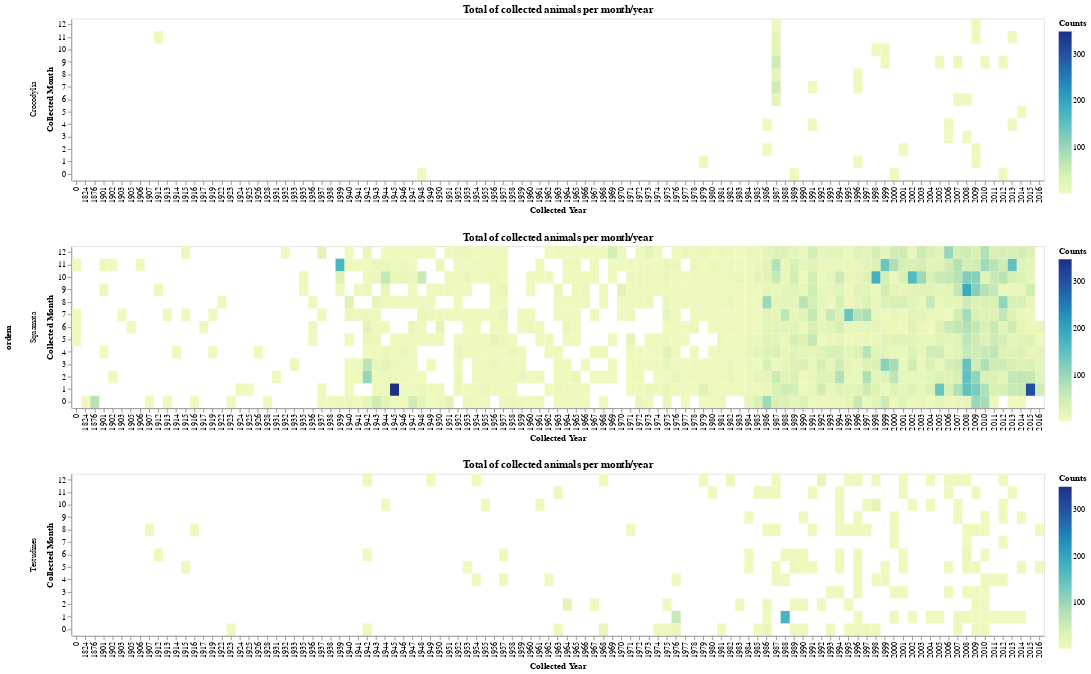

Notebook code for this chart:
### Code cell
temp = alt.Chart(counts[(~counts['ordem'].isna()) & (counts['ordem'] != 'Caudata')], title=f'Total of collected animals per month/year',
             width=1200, height=200).mark_rect().encode(
        y = alt.Y('mes_coleta', type='ordinal', title='Collected Month',
                  sort= alt.EncodingSortField('mes_coleta', order='descending')),
        x = alt.X('ano_coleta', type='ordinal', title='Collected Year',
                 scale= alt.Scale(domain=anos)),
        color= alt.Color('counts', title='Counts'),
        tooltip = alt.Tooltip(['counts', 'ano_coleta', 'mes_coleta'])
)

temp.facet(row='ordem').resolve_scale(x='independent').resolve_legend('independent').save('./graphs/seasonality/order/season-facetado.html')

temp.facet(row='ordem').resolve_scale(x='independent').resolve_legend('independent')

### Figure 1 — Vega-Lite specification as saved in the notebook (floating-point values rounded to 4 significant figures; data arrays with more than 128 entries replaced by an {"elided": "..."} marker saying what was removed)
{"config": {"view": {"continuousWidth": 400, "continuousHeight": 300}}, "data": {"name": "data-035005317cf2aa8057ea22565b136808"}, "facet": {"row": {"type": "nominal", "field": "ordem"}}, "spec": {"mark": "rect", "encoding": {"color": {"type": "quantitative", "field": "counts", "title": "Counts"}, "tooltip": [{"type": "quantitative", "field": "counts"}, {"type": "quantitative", "field": "ano_coleta"}, {"type": "quantitative", "field": "mes_coleta"}], "x": {"type": "ordinal", "field": "ano_coleta", "scale": {"domain": [0.0, 1824.0, 1876.0, 1901.0, 1902.0, 1903.0, 1905.0, 1906.0, 1907.0, 1912.0, 1913.0, 1914.0, 1915.0, 1916.0, 1917.0, 1919.0, 1922.0, 1923.0, 1924.0, 1925.0, 1926.0, 1928.0, 1931.0, 1932.0, 1933.0, 1935.0, 1936.0, 1937.0, 1938.0, 1939.0, 1940.0, 1941.0, 1942.0, 1943.0, 1944.0, 1945.0, 1946.0, 1947.0, 1948.0, 1949.0, 1950.0, 1951.0, 1952.0, 1953.0, 1954.0, 1955.0, 1956.0, 1957.0, 1958.0, 1959.0, 1960.0, 1961.0, 1962.0, 1963.0, 1964.0, 1965.0, 1966.0, 1967.0, 1968.0, 1969.0, 1970.0, 1971.0, 1972.0, 1973.0, 1974.0, 1975.0, 1976.0, 1977.0, 1978.0, 1979.0, 1980.0, 1981.0, 1982.0, 1983.0, 1984.0, 1985.0, 1986.0, 1987.0, 1988.0, 1989.0, 1990.0, 1991.0, 1992.0, 1993.0, 1994.0, 1995.0, 1996.0, 1997.0, 1998.0, 1999.0, 2000.0, 2001.0, 2002.0, 2003.0, 2004.0, 2005.0, 2006.0, 2007.0, 2008.0, 2009.0, 2010.0, 2011.0, 2012.0, 2013.0, 2014.0, 2015.0, 2016.0]}, "title": "Collected Year"}, "y": {"type": "ordinal", "field": "mes_coleta", "sort": {"field": "mes_coleta", "order": "descending"}, "title": "Collected Month"}}, "height": 200, "title": "Total of collected animals per month/year", "width": 1200}, "resolve": {"legend": {"color": "independent"}, "scale": {"x": "independent"}}, "$schema": "https://vega.github.io/schema/vega-lite/v4.8.1.json", "datasets": {"data-035005317cf2aa8057ea22565b136808": {"elided": "1079 records"}}}
